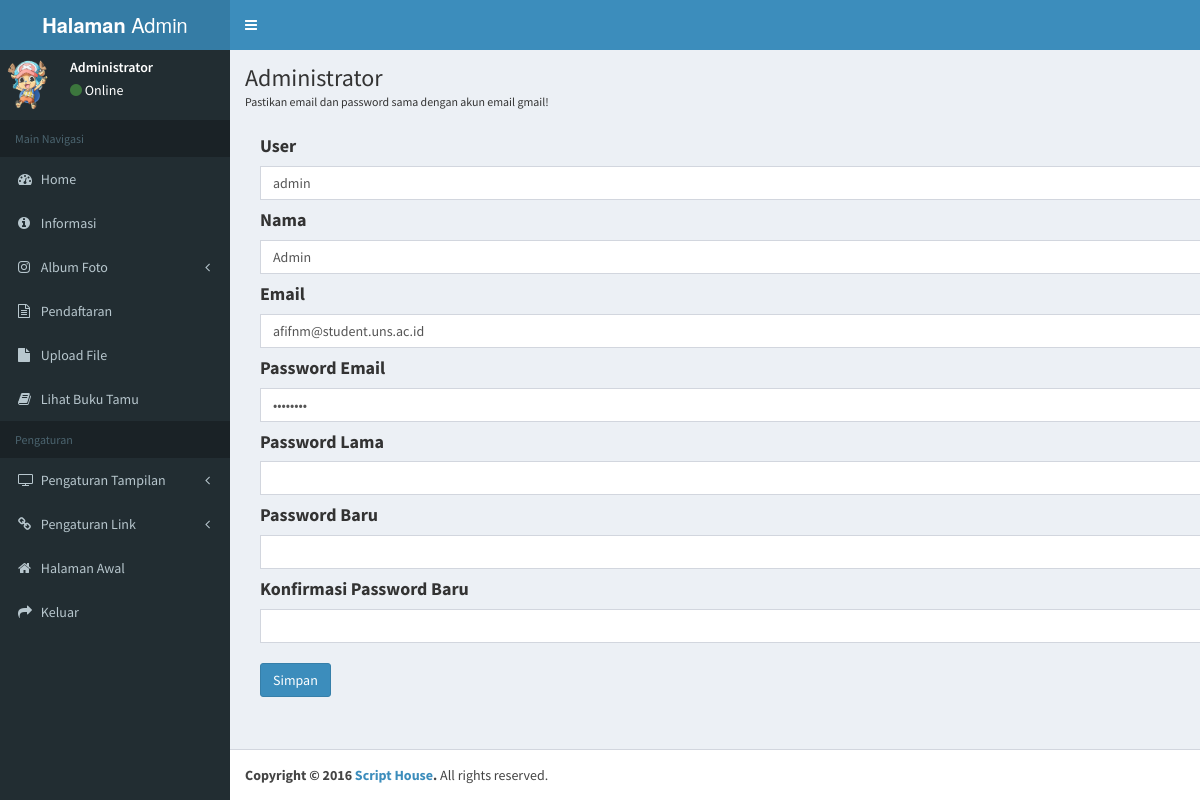
The page /adminpanel/user.php (signed in) on the database its author committed.
### tables this page shows
CREATE TABLE `user` (
  `user` varchar(20) NOT NULL DEFAULT '',
  `nama` varchar(30) DEFAULT NULL,
  `pass` varchar(150) NOT NULL,
  `email` varchar(40) DEFAULT NULL,
  `pass_email` varchar(59) DEFAULT NULL,
  PRIMARY KEY (`user`)
);

### adminpanel/user.php (the view, shortened to what this page needs)
<?php
include "cek.php";
?>
<?php
$query = "SELECT*from user";
$hasil = mysqli_query($conn, $query);
$data = mysqli_fetch_array($hasil);
$user = $data['user'];
$nama = $data['nama'];
$email = $data['email'];
$pass_email = $data['pass_email'];
?>
<!DOCTYPE html>
<html>
<head>
<?php
include "css.php";
?>
</head>
<body class="hold-transition skin-blue sidebar-mini">
<div class="wrapper">
<?php
include "sidebar.php";
?>
<div class="content-wrapper">
    <section class="content-header">
      <h1>
        Administrator
      </h1>
	  <small>Pastikan email dan password sama dengan akun email gmail!</small>
    </section>
    <section class="content">
		<div class="container">
		<form action="" method="post" name="input" enctype="multipart/form-data">
		<h4><b> User</b></h4>
         <input type="text" class="form-control" name="user" value="<?php echo $user ?>" required >
		<h4><b> Nama </b></h4>
		<input type="text" class="form-control" name="nama" value="<?php echo $nama ?>" required >
		<h4><b> Email</b></h4>
         <input type="text" class="form-control" name="email" value="<?php echo $email ?>" required >
		<h4><b> Password Email</b></h4>
         <input type="password" class="form-control" name="pass_email" value="<?php echo $pass_email ?>" required >
		<h4><b> Password Lama</b></h4>
         <input type="password" class="form-control" name="passlama"required >
		<h4><b> Password Baru</b></h4>
         <input type="password" class="form-control" name="passbaru" >
		<h4><b> Konfirmasi Password Baru</b></h4>
         <input type="password" class="form-control" name="repass" >
		 <br>
		<button type="submit" name="Edit" class="btn btn-primary"> Simpan </button>
		</form>
		</div>
    </section>
  </div>
  <footer class="main-footer">
    <strong>Copyright &copy; 2016 <a href="http://scripthouse.co.id">Script House</a>.</strong> All rights
    reserved.
  </footer>
</div>
</body>
</html>

### rows shown on the page
user: user "admin", nama "Admin", email "afifnm@student.uns.ac.id"
